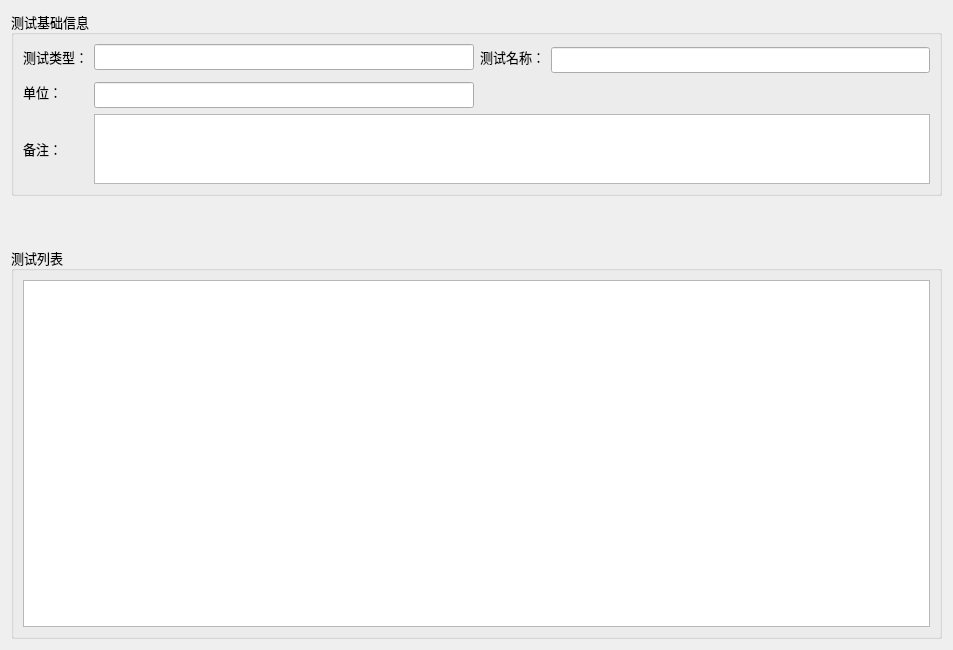
<?xml version="1.0" encoding="UTF-8"?>
<ui version="4.0">
 <class>WidgetBaseMeasure</class>
 <widget class="QWidget" name="WidgetBaseMeasure">
  <property name="geometry">
   <rect>
    <x>0</x>
    <y>0</y>
    <width>953</width>
    <height>650</height>
   </rect>
  </property>
  <property name="font">
   <font>
    <family>微软雅黑</family>
    <pointsize>10</pointsize>
   </font>
  </property>
  <property name="windowTitle">
   <string>Form</string>
  </property>
  <layout class="QVBoxLayout" name="verticalLayout_2" stretch="4,1,10">
   <item>
    <widget class="QGroupBox" name="groupBoxMessage">
     <property name="title">
      <string>测试基础信息</string>
     </property>
     <layout class="QGridLayout" name="gridLayout">
      <item row="1" column="0" rowspan="2">
       <widget class="QLabel" name="labelUnit">
        <property name="text">
         <string>单位：</string>
        </property>
       </widget>
      </item>
      <item row="3" column="0">
       <widget class="QLabel" name="labelDescription">
        <property name="text">
         <string>备注：</string>
        </property>
       </widget>
      </item>
      <item row="2" column="1">
       <widget class="QLineEdit" name="editUnit"/>
      </item>
      <item row="0" column="0">
       <widget class="QLabel" name="labelMeasureType">
        <property name="text">
         <string>测试类型：</string>
        </property>
       </widget>
      </item>
      <item row="0" column="2">
       <widget class="QLabel" name="labelMeasureName">
        <property name="text">
         <string>测试名称：</string>
        </property>
       </widget>
      </item>
      <item row="0" column="1">
       <widget class="QLineEdit" name="editMeasureType"/>
      </item>
      <item row="3" column="1" colspan="3">
       <widget class="QTextEdit" name="editDescription"/>
      </item>
      <item row="0" column="3" rowspan="2">
       <widget class="QLineEdit" name="editMeasurerName"/>
      </item>
     </layout>
    </widget>
   </item>
   <item>
    <widget class="ButtonGroup" name="buttonGroup" native="true"/>
   </item>
   <item>
    <widget class="QGroupBox" name="groupBox">
     <property name="title">
      <string>测试列表</string>
     </property>
     <layout class="QVBoxLayout" name="verticalLayout">
      <item>
       <widget class="QTableView" name="tableView"/>
      </item>
     </layout>
    </widget>
   </item>
  </layout>
 </widget>
 <customwidgets>
  <customwidget>
   <class>ButtonGroup</class>
   <extends>QWidget</extends>
   <header>ButtonGroup.h</header>
   <container>1</container>
  </customwidget>
 </customwidgets>
 <resources/>
 <connections/>
</ui>
